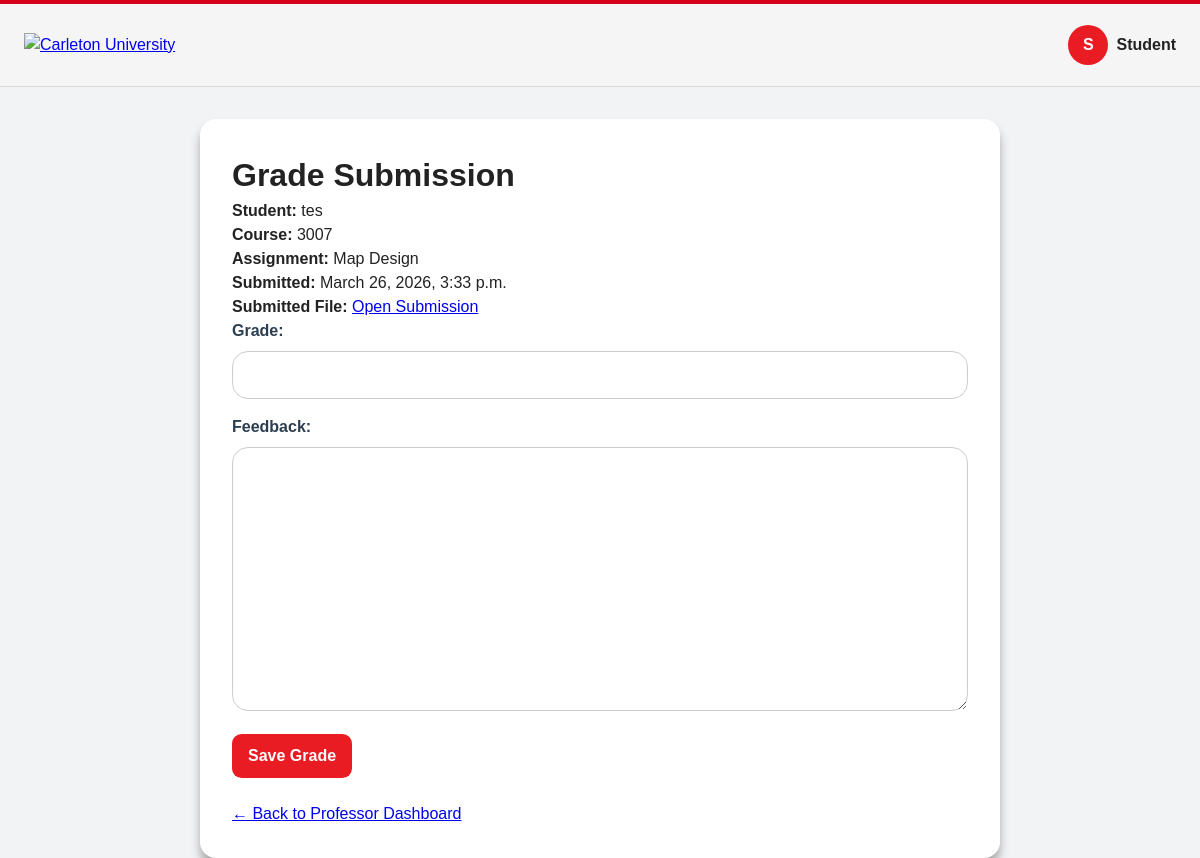
Screenshot of /submission/6/grade/ with the database file from the repository.
### grades/models.py (models this page shows, shortened)
class Submission(models.Model):
    student_name = models.CharField(max_length=100)
    assignment = models.ForeignKey(Assignment, on_delete=models.CASCADE)
    file = models.FileField(upload_to='submissions/')
    submitted_at = models.DateTimeField(auto_now_add=True)
    grade = models.DecimalField(max_digits=5, decimal_places=2, blank=True, null=True, validators=[ MinValueValidator(0), MaxValueValidator(100) ])
    feedback = models.TextField(blank=True, null=True)
    STATUS_CHOICES = [
        ('not_started', 'Not Started'),
        ('in_progress', 'In Progress'),
        ('under_review', 'Under Review'),
        ('final_approval', 'Final Approval'),
        ('released', 'Released'),
    ]
    status = models.CharField(
        max_length=20,
        choices=STATUS_CHOICES,
        default='not_started'
    )

class Assignment(models.Model):
    title = models.CharField(max_length=200)
    due_date = models.DateTimeField()
    course_code = models.CharField(max_length=10)  # field for course code
    instruction_file = models.FileField(upload_to='instructions/', blank=True, null=True) # th

### grades/views.py (the view)
# urls.py: path('submission/<int:submission_id>/grade/', views.grade_submission, name='grade_submission'),
def grade_submission(request, submission_id):
    submission = get_object_or_404(Submission, id=submission_id)
    if request.method == 'GET' and submission.status == 'not_started':
        submission.status = 'in_progress'
        submission.save()
    if request.method == 'POST':
        form = GradeSubmissionForm(request.POST, instance=submission)
        if form.is_valid():
            updated_submission = form.save(commit=False)
            if updated_submission.grade is not None or updated_submission.feedback:
                updated_submission.status = 'under_review'
            updated_submission.save()
            return redirect('professor_dashboard')
    else:
        form = GradeSubmissionForm(instance=submission)
    return render(request, 'grade_submission.html', {
        'form': form,
        'submission': submission
    })

### grades/forms.py
class GradeSubmissionForm(forms.ModelForm):
    class Meta:
        model = Submission
        fields = ['grade', 'feedback']

### grades/templates/grade_submission.html (shortened to what this page needs)
{% load static %}
<!DOCTYPE html>
<html lang="en">
<head>
    {% include 'head.html' %}
</head>
<body>
    {% include 'header.html' %}
    <main class="grade-page-container">
        <div class="grade-card">
            <h1>Grade Submission</h1>
            <p><strong>Student:</strong> {{ submission.student_name }}</p>
            <p><strong>Course:</strong> {{ submission.assignment.course_code }}</p>
            <p><strong>Assignment:</strong> {{ submission.assignment.title }}</p>
            <p><strong>Submitted:</strong> {{ submission.submitted_at }}</p>
            <p>
                <strong>Submitted File:</strong>
                <a href="{{ submission.file.url }}" target="_blank">Open Submission</a>
            </p>
            <form method="post">
                {{ form.as_p }}
                <button type="submit" class="grade-btn">Save Grade</button>
            </form>
            <p class="back-link">
                <a href="{% url 'professor_dashboard' %}">← Back to Professor Dashboard</a>
            </p>
        </div>
    </main>
</body>
</html>

### grades/static/style.css (style rules this page uses)
body { font-family: Arial, sans-serif; background: #f2f3f5; color: #222; margin: 0; padding: 0; }
label { display: block; font-weight: 600; margin-bottom: 0.5rem; color: #2c3e50; }
select, input[type="number"], input[type="text"], input[type="email"] { width: 100%; padding: 0.75rem; border: 0.0625rem solid #bcc7d1; border-radius: 0.5rem; font-size: 1rem; box-sizing: border-box; background: white; transition: border-color 0.2s ease, box-shadow 0.2s ease; }
.grade-page-container { max-width: 80rem; margin: 2rem auto; padding: 0 1rem; }
.grade-btn { display: inline-block; background-color: #e91c24; color: white; text-decoration: none; border: none; border-radius: 0.6rem; padding: 0.6rem 1rem; cursor: pointer; font-weight: 600; }
.grade-card { background: white; max-width: 50rem; margin: 0 auto; padding: 2rem; border-radius: 1rem; box-shadow: 0 0.5rem 0.6rem darkgrey; }
.grade-card form p { margin-bottom: 1rem; }
.grade-card input, .grade-card textarea, .grade-card select { width: 100%; padding: 0.7rem 1rem; border: 1px solid #CCCCCCFF; border-radius: 1rem; box-sizing: border-box; }
.back-link { margin-top: 1.5rem; }

### rows the page displays
Submission: student_name "tes", assignment.course_code "3007", assignment "Map Design", submitted_at "March 26, 2026, 3:33 p.m."
